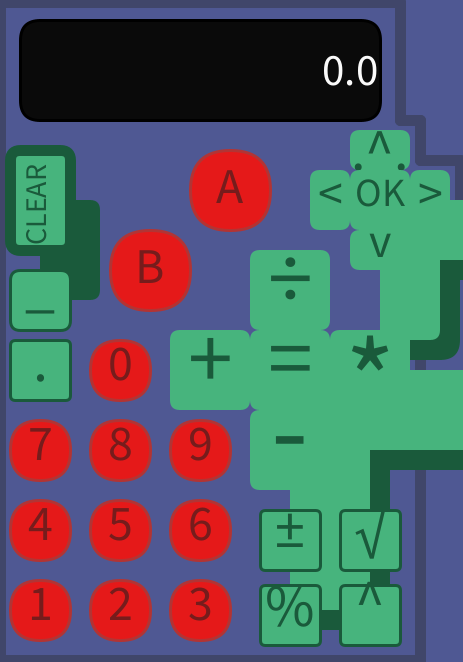
Frame 1 (no input)
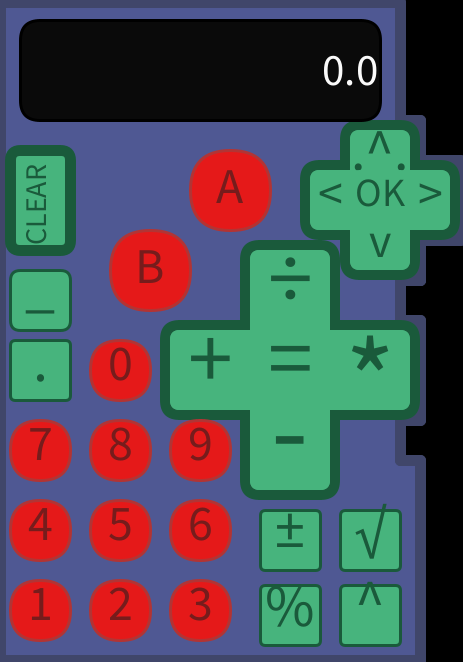
Frame 60 (the mouse pressed at the canvas centre just before this capture)
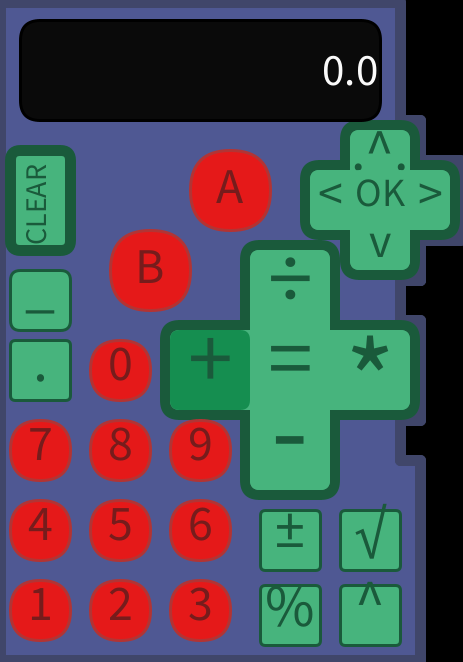
Frame 120 (the mouse held since frame 60 and released just before this capture)

The Processing sketch that drew these frames (run headless with seeded random() and noise(); from frame 60 on, the mouse is pressed at the canvas centre):

// Processing sketch: Calculator
// ── Calculator.pde
// Jonah White | 9/25/25 | Calculator
Button[] buttons = new Button[19];
Button[] numButtons = new Button[10];
float l, r, res;
String dVal;
char op;
boolean left;
void setup() {
  size(463, 662);
  l = 0.0;
  r = 0.0;
  res = 0.0;
  dVal = "0.0";
  op = ' ';
  left = true;
  buttons[0] = new Button(40, 200, 60, 100, 10, 30, 0, 270, "CLEAR", #1A5A3B, #47B47D, #158E50, #1A5A3B);
  buttons[1] = new Button(230, 190, 80, 80, 300, 50, -5, 0, "A", #B23434, #E51919, #BC0000, #761C1C);
  buttons[2] = new Button(150, 270, 80, 80, 300, 50, -5, 0, "B", #B23434, #E51919, #BC0000, #761C1C);
  buttons[3] = new Button(380, 150, 60, 40, 10, 58, 0, 0, ".^.", 300, #47B47D, #158E50, #1A5A3B);
  buttons[4] = new Button(380, 250, 60, 40, 10, 48, -10, 0, "v", 300, #47B47D, #158E50, #1A5A3B);
  buttons[5] = new Button(330, 200, 40, 60, 10, 50, -8, 0, "<", 300, #47B47D, #158E50, #1A5A3B);
  buttons[6] = new Button(430, 200, 40, 60, 10, 50, -8, 0, ">", 300, #47B47D, #158E50, #1A5A3B);
  buttons[7] = new Button(380, 200, 60, 60, 10, 40, -8, 0, "OK", 300, #47B47D, #158E50, #1A5A3B);
  buttons[8] = new Button(290, 450, 80, 80, 10, 120, -22, 0, "-", 300, #47B47D, #158E50, #1A5A3B);
  buttons[9] = new Button(210, 370, 80, 80, 10, 90, -14, 0, "+", 300, #47B47D, #158E50, #1A5A3B);
  buttons[10] = new Button(370, 370, 80, 80, 10, 120, 9, 0, "*", 300, #47B47D, #158E50, #1A5A3B);
  buttons[11] = new Button(290, 290, 80, 80, 10, 90, -14, 0, "÷", 300, #47B47D, #158E50, #1A5A3B);
  buttons[12] = new Button(290, 370, 80, 80, 10, 90, -14, 0, "=", 300, #47B47D, #158E50, #1A5A3B);
  buttons[13] = new Button(290, 540, 60, 60, 5, 60, -14, 0, "±", #1A5A3B, #47B47D, #158E50, #1A5A3B);
  buttons[14] = new Button(370, 540, 60, 60, 5, 60, -8, 0, "√", #1A5A3B, #47B47D, #158E50, #1A5A3B);
  buttons[15] = new Button(370, 615, 60, 60, 5, 60, -14, 0, "^", #1A5A3B, #47B47D, #158E50, #1A5A3B);
  buttons[16] = new Button(290, 615, 60, 60, 5, 60, -10, 0, "%", #1A5A3B, #47B47D, #158E50, #1A5A3B);
  buttons[17] = new Button(40, 370, 60, 60, 5, 60, -10, 0, ".", #1A5A3B, #47B47D, #158E50, #1A5A3B);
  buttons[18] = new Button(40, 300, 60, 60, 10, 60, -15, 0, "_", #1A5A3B, #47B47D, #158E50, #1A5A3B);

  numButtons[0] = new Button(120, 370, 60, 60, 300, 50, -8, 0, "0", #B23434, #E51919, #BC0000, #761C1C);
  numButtons[1] = new Button(40, 610, 60, 60, 300, 50, -8, 0, "1", #B23434, #E51919, #BC0000, #761C1C);
  numButtons[2] = new Button(120, 610, 60, 60, 300, 50, -8, 0, "2", #B23434, #E51919, #BC0000, #761C1C);
  numButtons[3] = new Button(200, 610, 60, 60, 300, 50, -8, 0, "3", #B23434, #E51919, #BC0000, #761C1C);
  numButtons[4] = new Button(40, 530, 60, 60, 300, 50, -8, 0, "4", #B23434, #E51919, #BC0000, #761C1C);
  numButtons[5] = new Button(120, 530, 60, 60, 300, 50, -8, 0, "5", #B23434, #E51919, #BC0000, #761C1C);
  numButtons[6] = new Button(200, 530, 60, 60, 300, 50, -8, 0, "6", #B23434, #E51919, #BC0000, #761C1C);
  numButtons[7] = new Button(40, 450, 60, 60, 300, 50, -8, 0, "7", #B23434, #E51919, #BC0000, #761C1C);
  numButtons[8] = new Button(120, 450, 60, 60, 300, 50, -8, 0, "8", #B23434, #E51919, #BC0000, #761C1C);
  numButtons[9] = new Button(200, 450, 60, 60, 300, 50, -8, 0, "9", #B23434, #E51919, #BC0000, #761C1C);
}

void draw() {
  background(#4F5893);

  fill(0);
  rect(463, 662, 90, 1500);
  rect(463, 200, 120, 520);

  stroke(#40466A);
  strokeWeight(11);
  line(0, 2, 400, 2);
  line(400, 2, 400, 120);
  line(400, 120, 420, 120);
  line(420, 120, 420, 160);
  line(420, 160, 460, 160);
  line(460, 160, 460, 240);
  line(460, 240, 420, 240);
  line(420, 240, 420, 280);
  line(420, 240, 420, 280);
  line(420, 280, 400, 280);
  line(400, 280, 400, 320);
  line(400, 320, 420, 320);
  line(420, 320, 420, 420);
  line(420, 420, 400, 420);
  line(400, 420, 400, 460);
  line(400, 460, 420, 460);
  line(420, 460, 420, 660);
  line(420, 660, 0, 660);
  line(0, 660, 0, 0);
  stroke(300);

  fill(#1A5A3B);
  rect(380, 200, 80, 160, 20);
  rect(380, 200, 160, 80, 20);
  rect(40, 200, 60, 100, 10);
  rect(290, 370, 100, 260, 20);
  rect(290, 370, 260, 100, 20);

  fill(#47B47D);
  rect(380, 200, 60, 140, 10);
  rect(380, 200, 140, 60, 10);
  rect(290, 370, 80, 240, 10);
  rect(290, 370, 240, 80, 10);

  for (int i = 0; i<buttons.length; i++) {
    buttons[i].display();
    buttons[i].hover(mouseX, mouseY);
  }

  for (int i = 0; i<numButtons.length; i++) {
    numButtons[i].display();
    numButtons[i].hover(mouseX, mouseY);
  }


  updateDisplay();
}

void keyPressed() {
  println("Key:" + key);
  println("Keycode:" + keyCode);
  if (keyCode == 107) {
    dVal = "0.0";
    left = false;
    op = '+';
  } else if (keyCode == 109 || keyCode == 45) {
    dVal = "0.0";
    left = false;
    op = '-';
  } else if (keyCode == 47 || keyCode == 111) {
    dVal = "0.0";
    left = false;
    op = '÷';
  } else if (keyCode == 88 || keyCode == 106) {
    dVal = "0.0";
    left = false;
    op = '*';
  } else if (keyCode == 16 || keyCode == 67) {
    dVal = "0.0";
    left = true;
    l = 0.0;
    r = 0.0;
  } else if (keyCode == 8 || keyCode == 127) {
    if (left) {
      if (dVal.length()>0) {
        dVal = dVal.substring(0, dVal.length() -1);
        l = float(dVal);
      }
    } else {
      if (dVal.length()>0) {
        dVal = dVal.substring(0, dVal.length() -1);
        r = float(dVal);
      }
    }
  } else if (keyCode == 61 || keyCode == 10) {
    preformCalculation();
  } else if (keyCode == 48 || keyCode == 96) {
    if (dVal.length()<16) {
      if (left == true) {
        if (dVal.equals("0.0")) {
          dVal = "0";
          l = float(dVal);
        } else {
          dVal += "0";
          l = float(dVal);
        }
      } else if (!left) {
        if (dVal.equals("0.0")) {
          dVal = "0";
          r = float(dVal);
        } else {
          dVal += "0";
          r = float(dVal);
        }
      }
    }
  } else if (keyCode == 49 || keyCode == 97) {
    if (dVal.length()<16) {
      if (left == true) {
        if (dVal.equals("0.0")) {
          dVal = "1";
          l = float(dVal);
        } else {
          dVal += "1";
          l = float(dVal);
        }
      } else if (!left) {
        if (dVal.equals("0.0")) {
          dVal = "1";
          r = float(dVal);
        } else {
          dVal += "1";
          r = float(dVal);
        }
      }
    }
  } else if (keyCode == 50 || keyCode == 98) {
    if (dVal.length()<16) {
      if (left == true) {
        if (dVal.equals("0.0")) {
          dVal = "2";
          l = float(dVal);
        } else {
          dVal += "2";
          l = float(dVal);
        }
      } else if (!left) {
        if (dVal.equals("0.0")) {
          dVal = "2";
          r = float(dVal);
        } else {
          dVal += "2";
          r = float(dVal);
        }
      }
    }
  } else if (keyCode == 51 || keyCode == 99) {
    if (dVal.length()<16) {
      if (left == true) {
        if (dVal.equals("0.0")) {
          dVal = "3";
          l = float(dVal);
        } else {
          dVal += "3";
          l = float(dVal);
        }
      } else if (!left) {
        if (dVal.equals("0.0")) {
          dVal = "3";
          r = float(dVal);
        } else {
          dVal += "3";
          r = float(dVal);
        }
      }
    }
  } else if (keyCode == 52 || keyCode == 100) {
    if (dVal.length()<16) {
      if (left == true) {
        if (dVal.equals("0.0")) {
          dVal = "4";
          l = float(dVal);
        } else {
          dVal += "4";
          l = float(dVal);
        }
      } else if (!left) {
        if (dVal.equals("0.0")) {
          dVal = "4";
          r = float(dVal);
        } else {
          dVal += "4";
          r = float(dVal);
        }
      }
    }
  } else if (keyCode == 53 || keyCode == 101) {
    if (dVal.length()<16) {
      if (left == true) {
        if (dVal.equals("0.0")) {
          dVal = "5";
          l = float(dVal);
        } else {
          dVal += "5";
          l = float(dVal);
        }
      } else if (!left) {
        if (dVal.equals("0.0")) {
          dVal = "5";
          r = float(dVal);
        } else {
          dVal += "5";
          r = float(dVal);
        }
      }
    }
  } else if (keyCode == 54 || keyCode == 102) {
    if (dVal.length()<16) {
      if (left == true) {
        if (dVal.equals("0.0")) {
          dVal = "6";
          l = float(dVal);
        } else {
          dVal += "6";
          l = float(dVal);
        }
      } else if (!left) {
        if (dVal.equals("0.0")) {
          dVal = "6";
          r = float(dVal);
        } else {
          dVal += "6";
          r = float(dVal);
        }
      }
    }
  } else if (keyCode == 55 || keyCode == 103) {
    if (dVal.length()<16) {
      if (left == true) {
        if (dVal.equals("0.0")) {
          dVal = "7";
          l = float(dVal);
        } else {
          dVal += "7";
          l = float(dVal);
        }
      } else if (!left) {
        if (dVal.equals("0.0")) {
          dVal = "7";
          r = float(dVal);
        } else {
          dVal += "7";
          r = float(dVal);
        }
      }
    }
  } else if (keyCode == 56 || keyCode == 104) {
    if (dVal.length()<16) {
      if (left == true) {
        if (dVal.equals("0.0")) {
          dVal = "8";
          l = float(dVal);
        } else {
          dVal += "8";
          l = float(dVal);
        }
      } else if (!left) {
        if (dVal.equals("0.0")) {
          dVal = "8";
          r = float(dVal);
        } else {
          dVal += "8";
          r = float(dVal);
        }
      }
    }
  } else if (keyCode == 57 || keyCode == 105) {
    if (dVal.length()<16) {
      if (left == true) {
        if (dVal.equals("0.0")) {
          dVal = "9";
          l = float(dVal);
        } else {
          dVal += "9";
          l = float(dVal);
        }
      } else if (!left) {
        if (dVal.equals("0.0")) {
          dVal = "9";
          r = float(dVal);
        } else {
          dVal += "9";
          r = float(dVal);
        }
      }
    }
  }
}

void mousePressed() {
  for (int i = 0; i<buttons.length; i++) {
    if (buttons[i].over && buttons[i].val.equals("+")) {
      dVal = "0.0";
      left = false;
      op = '+';
    }
    if (buttons[i].over && buttons[i].val.equals("-")) {
      dVal = "0.0";
      left = false;
      op = '-';
    } else if (buttons[i].over && buttons[i].val.equals("*")) {
      dVal = "0.0";
      left = false;
      op = '*';
    } else if (buttons[i].over && buttons[i].val.equals("÷")) {
      dVal = "0.0";
      left = false;
      op = '÷';
    } else if (buttons[i].over && buttons[i].val.equals("=")) {
      preformCalculation();
    } else if (buttons[i].over && buttons[i].val.equals("±")) {
      if (left) {
        l = l * -1;
        dVal = str(l);
      } else {
        r = r* -1;
        dVal = str(r);
      }
    } else if (buttons[i].over && buttons[i].val.equals("^")) {
      dVal = "0.0";
      left = false;
      op = 'P';
    } else if (buttons[i].over && buttons[i].val.equals("√")) {
      op = '√';
    } else if (buttons[i].over && buttons[i].val.equals("%")) {
      if (left) {
        l = l*0.01;
        dVal = str(l);
      } else {
        r = r*0.01;
        dVal = str(r);
      }
    } else if (buttons[i].over && buttons[i].val.equals(".")) {
      if (dVal.contains(".") == false) {
        dVal += ".";
      }
    } else if (buttons[i].over && buttons[i].val.equals("_")) {
      if (left) {
        dVal = dVal.substring(0, dVal.length() -1);
        l = float(dVal);
      } else {
         dVal = dVal.substring(0, dVal.length() -1);
        r = float(dVal);
      }
    }
  }

  for (int i = 0; i<numButtons.length; i++) {
    if (dVal.length()<16) {
      if (numButtons[i].over && left == true) {
        if (dVal.equals("0.0")) {
          dVal = numButtons[i].val;
          l = float(dVal);
        } else {
          dVal += numButtons[i].val;
          l = float(dVal);
        }
      } else if (numButtons[i].over && left == false) {
        if (dVal.equals("0.0")) {
          dVal = numButtons[i].val;
          r = float(dVal);
        } else {
          dVal += numButtons[i].val;
          r = float(dVal);
        }
      }
    }
  }
  for (int i = 0; i<buttons.length; i++) {
    if (buttons[i].over == true) {
      if (buttons[i] == buttons[0]) {
        dVal = "0.0";
        left = true;
        l = 0.0;
        r = 0.0;
      }
    }

    println("l:" + l);
    println("r:" + r);
    println("res:" + res);
    println("left:" + left);
    println("op:" + op);
  }
}
void updateDisplay() {
  rectMode(CENTER);
  stroke(0);
  fill(10);
  rect(200, 70, 360, 100, 20);
  fill(250);
  textSize(45);
  textAlign(RIGHT);
  text(dVal, width-85, 85);
}


void preformCalculation() {
  if (op == '+') {
    res = l + r;
  } else if (op == '-') {
    res = l - r;
  } else if (op == '*') {
    res = l * r;
  } else if (op == '÷') {
    res = l / r;
  } else if (op == 'P') {
    res = pow(l, r);
  } else if (op == '√') {
    res = sqrt(l);
  }

  dVal = str(res);
  l = res;
  left = true;
}

// ── Button.pde
class Button {
  // Member Variables
  int x, y, w, h, c, t, u, r;
  color c1, c2, c3, ct;
  String val;
  boolean over;
  // constructor
  Button(int x, int y, int w, int h, int c, int t, int u, int r, String val, color c3, color c1, color c2, color ct) {
    this.x = x;
    this.y = y;
    this.w = w;
    this.h = h;
    this.c1 = c1;
    this.c2 = c2;
    this.val = val;
    this.c3 = c3;
    this.c = c;
    this.ct = ct;
    this.t = t;
    this.u = u;
    this.r = r;
    over = false;
  }
  // Member Methods
  void display() {
    rectMode(CENTER);
    if (over == true) {
      fill(c2);
    } else {
      fill(c1);
    }
    stroke(c3);
    rect(x, y, w, h, c);
    fill(ct);
    textAlign(CENTER, CENTER);
    strokeWeight(3);
    textSize(t);
    if (r > 0) {
      pushMatrix();
      float angle2 = radians(r);
      if (r == 270) {
        translate(x-205, y+45);
      }
      rotate(angle2);
      text(val, x, y+u);
      popMatrix();
    } else {
      text(val, x, y+u);
    }
  }

  void hover(int tempX, int tempY) {
    if (x>tempX-w/2 && x<tempX+w/2 && y>tempY-h/2 && y<tempY+h/2) {
      over = true;
    } else {
      over = false;
    }
  }
}
